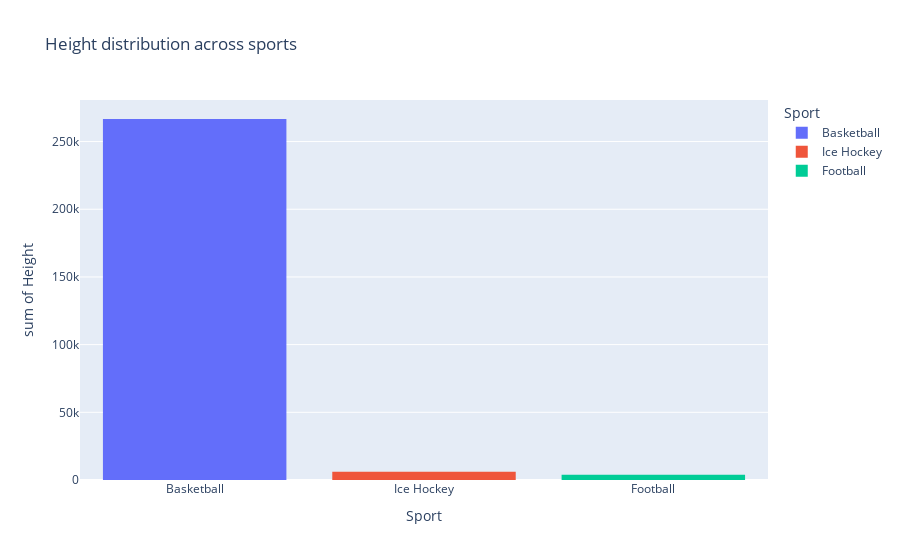

Source (notebook cell):
### Markdown cell above
## Which sport have most tall people?

### Code cell
sports = olympic_data.query("Sport == 'Basketball' | Sport == 'Football' | Sport == 'Ice Hockey'")
sports_height = sports.query("Height > 195")

fig = px.histogram(
    data_frame=sports_height,
    color='Sport',
    x="Sport",
    y = "Height",
    title="Height distribution across sports"
)

fig.show()

### Figure 1 — Plotly figure (JSON) as saved in the notebook; plotly's stock layout.template omitted (floating-point values rounded to 4 significant figures; data arrays with more than 128 entries replaced by an {"elided": "..."} marker saying what was removed)
{"data": [{"alignmentgroup": "True", "bingroup": "x", "histfunc": "sum", "hovertemplate": "Sport=%{x}<br>sum of Height=%{y}<extra></extra>", "legendgroup": "Basketball", "marker": {"color": "#636efa", "pattern": {"shape": ""}}, "name": "Basketball", "offsetgroup": "Basketball", "orientation": "v", "showlegend": true, "type": "histogram", "x": {"elided": "1310 str values"}, "xaxis": "x", "y": {"elided": "1310 int values"}, "yaxis": "y"}, {"alignmentgroup": "True", "bingroup": "x", "histfunc": "sum", "hovertemplate": "Sport=%{x}<br>sum of Height=%{y}<extra></extra>", "legendgroup": "Ice Hockey", "marker": {"color": "#EF553B", "pattern": {"shape": ""}}, "name": "Ice Hockey", "offsetgroup": "Ice Hockey", "orientation": "v", "showlegend": true, "type": "histogram", "x": ["Ice Hockey", "Ice Hockey", "Ice Hockey", "Ice Hockey", "Ice Hockey", "Ice Hockey", "Ice Hockey", "Ice Hockey", "Ice Hockey", "Ice Hockey", "Ice Hockey", "Ice Hockey", "Ice Hockey", "Ice Hockey", "Ice Hockey", "Ice Hockey", "Ice Hockey", "Ice Hockey", "Ice Hockey", "Ice Hockey", "Ice Hockey", "Ice Hockey", "Ice Hockey", "Ice Hockey", "Ice Hockey", "Ice Hockey", "Ice Hockey", "Ice Hockey", "Ice Hockey", "Ice Hockey", "Ice Hockey"], "xaxis": "x", "y": [196, 196, 197, 200, 199, 199, 206, 206, 206, 198, 199, 198, 198, 196, 196, 196, 201, 201, 196, 196, 198, 198, 198, 198, 196, 196, 196, 196, 197, 196, 197], "yaxis": "y"}, {"alignmentgroup": "True", "bingroup": "x", "histfunc": "sum", "hovertemplate": "Sport=%{x}<br>sum of Height=%{y}<extra></extra>", "legendgroup": "Football", "marker": {"color": "#00cc96", "pattern": {"shape": ""}}, "name": "Football", "offsetgroup": "Football", "orientation": "v", "showlegend": true, "type": "histogram", "x": ["Football", "Football", "Football", "Football", "Football", "Football", "Football", "Football", "Football", "Football", "Football", "Football", "Football", "Football", "Football", "Football", "Football", "Football", "Football", "Football"], "xaxis": "x", "y": [197, 200, 199, 196, 196, 200, 198, 196, 197, 196, 197, 196, 199, 196, 198, 197, 197, 196, 196, 197], "yaxis": "y"}], "layout": {"barmode": "relative", "legend": {"title": {"text": "Sport"}, "tracegroupgap": 0}, "title": {"text": "Height distribution across sports"}, "xaxis": {"anchor": "y", "categoryarray": ["Basketball", "Ice Hockey", "Football"], "categoryorder": "array", "domain": [0, 1], "title": {"text": "Sport"}}, "yaxis": {"anchor": "x", "domain": [0, 1], "title": {"text": "sum of Height"}}}}
